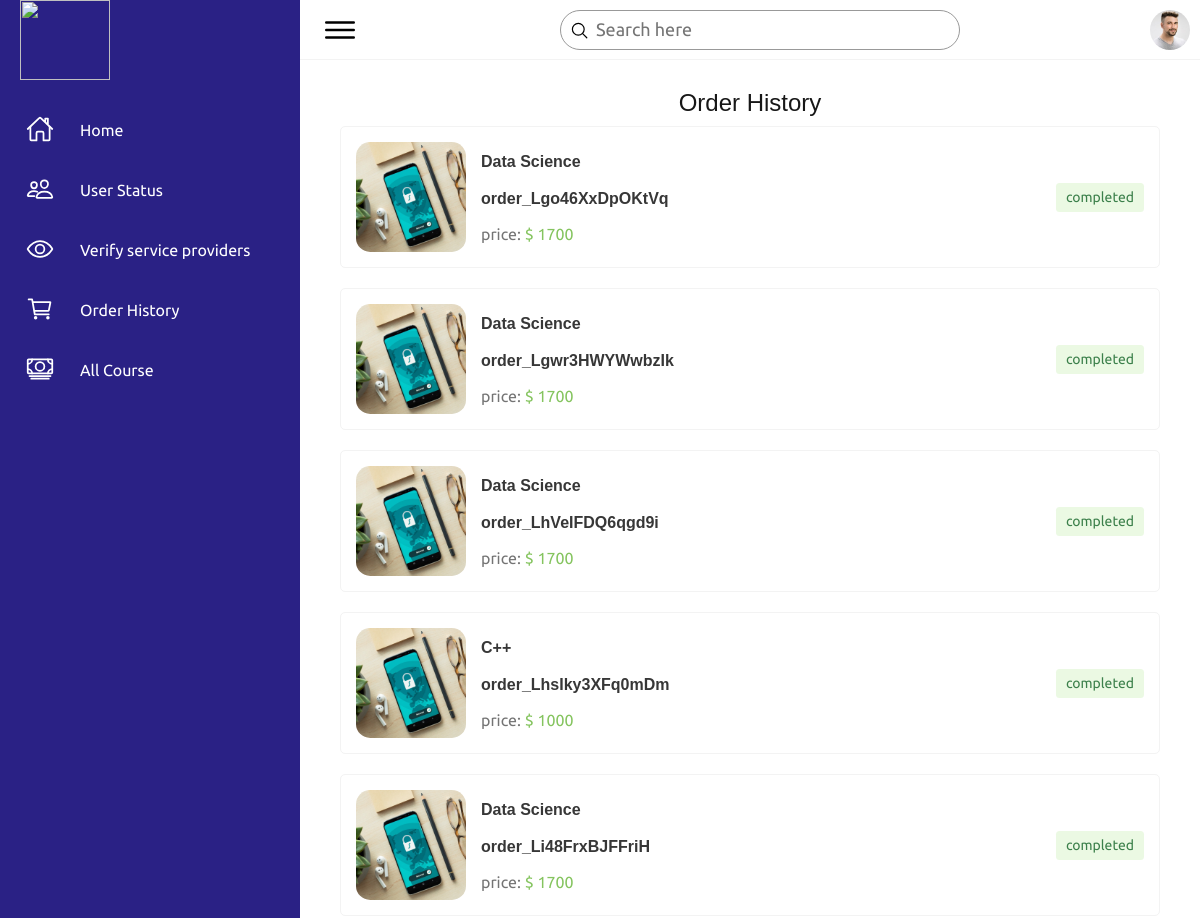
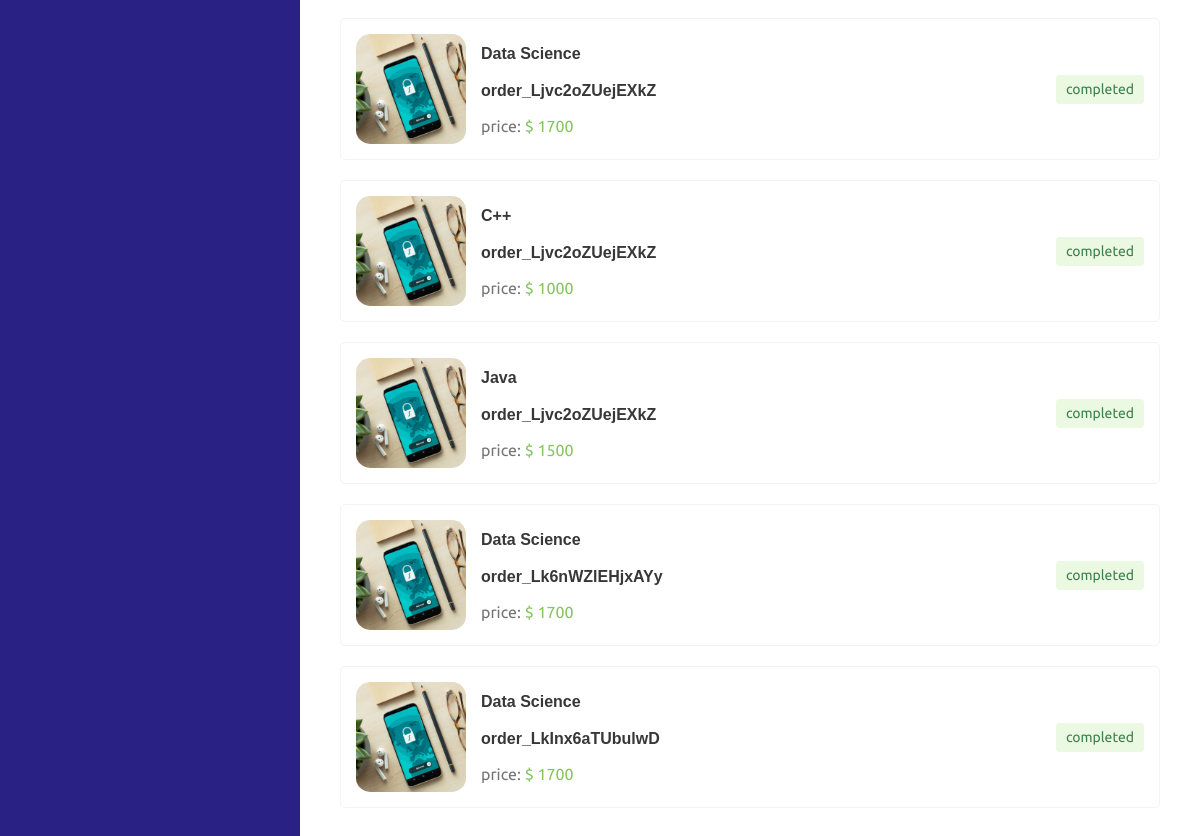
/adminorderhistory, run on the app's committed database (2 pictures, top to bottom).
### tables this page shows
CREATE TABLE order_webstore(id INTEGER PRIMARY KEY,User_id INTEGER,Item_id INTEGER,Course_name VARCHAR,Price INTEGER,Payment_id VARCHAR, "Order_id" varchar);

### main.py (the view)
@app.get('/{id}/OrderHistory')
def orderhistory(request:Request ,id):
    import course
    oe=course.allorderenroll(id)
    oe_json=json.loads(oe)
    ow=course.allorderwebstore(id)
    ow_json=json.loads(ow)
    import course
    name=course.user_first_name(id)
    return templates.TemplateResponse("order-history.html",{"request": request, "oes":oe_json,"ows":ow_json,"id":id,"name":name})

### templates/admin(order-history).html (shortened to what this page needs)
<!DOCTYPE html>
<html lang="en">
    <head>
        <link rel="stylesheet" href="css/style.css">
    </head>
    <body>
        <div class="container">
            <div class="navigation">
                <ul>
                    <li>
                        <a href="admin(home).html">
                            <span class="icon">
                              <img src="/static/images/footer-logo.svg" alt="" style="width:90px;height:80px;margin-left:10px">
                            </span>
                        </a>
                    </li>
                    <li>
                        <a href="/admin">
                            <span class="icon">
                                <ion-icon name="home-outline"></ion-icon>
                            </span>
                            <span class="title">Home</span>
                        </a>
                    </li>
                    <li>
                        <a href="/AdminUserStatus">
                            <span class="icon">
                                <ion-icon name="people-outline"></ion-icon>
                            </span>
                            <span class="title">User Status</span>
                        </a>
                    </li>
                    <li>
                        <a href="/adminverifyjoinus">
                            <span class="icon">
                              <ion-icon name="eye-outline"></ion-icon>
                            </span>
                            <span class="title">Verify service providers</span>
                        </a>
                    </li>
                    <li>
                        <a href="/adminorderhistory">
                            <span class="icon">
                              <ion-icon name="cart-outline"></ion-icon>
                            </span>
                            <span class="title">Order History</span>
                        </a>
                    </li>
                    <li>
                        <a href="/AdminAllCourse">
                            <span class="icon">
                              <ion-icon name="cash-outline"></ion-icon>
                            </span>
                            <span class="title">All Course</span>
                        </a>
                    </li>
                </ul>
            </div>
            <div class="main">
                <div class="topbar">
                    <div class="toggle">
                        <ion-icon name="menu-outline"></ion-icon>
                    </div>
                    <div class="search">
                        <label>
                            <input type="text" placeholder="Search here">
                            <ion-icon name="search-outline"></ion-icon>
                        </label>
                    </div>
                    <div class="user">
                        <img src="/images/customer01.jpg" alt="">
                    </div>
                </div>
                <div class="mainContent">
                    <center><p style=" font: normal 400 24px/26px 'DM Serif Text', sans-serif;color: #171717;">Order History</p></center>
                    {% for ord in ords %}
                      <div class="main-container">
                          <div class="course-item">
                              <div class="description">
                                  <img src="/static/images/cart_course_image.svg" alt="">
                                  <div class="course-detail">
                                      <p class="course-name">{{ord["Course_name"]}}</p>
                                      <p>{{ord["Order_id"]}}</p>
                                      <span style="color: #747474;">price:</span>
                                      <span class="course-price" style="color: #85C45F;" >$ {{ord["Price"]}}</span>
                                  </div>
                              </div>
                              <div class="status">
                                  <span>completed</span>
                              </div>
                          </div>
                      </div>
                    {% endfor %}
                </div>
            </div>
    </body>
</html>

### static/css/style.css (style rules this page uses)
* { font-family: "Ubuntu", sans-serif; margin: 0; padding: 0; box-sizing: border-box; }
:root { --blue: #2a2185; --white: #fff; --gray: #f5f5f5; --black1: #222; --black2: #999; }
body { min-height: 100vh; overflow-x: hidden; }
.container { position: relative; width: 100%; }
.navigation { position: fixed; width: 300px; height: 100%; background: var(--blue); border-left: 10px solid var(--blue); transition: 0.5s; overflow: hidden; }
.navigation ul { position: absolute; top: 0; left: 0; width: 100%; }
.navigation ul li { position: relative; width: 100%; list-style: none; border-top-left-radius: 30px; border-bottom-left-radius: 30px; }
.navigation ul li:nth-child(1) { margin-bottom: 40px; pointer-events: none; }
.navigation ul li a { position: relative; display: block; width: 100%; display: flex; text-decoration: none; color: var(--white); }
.navigation ul li a .icon { position: relative; display: block; min-width: 60px; height: 60px; line-height: 75px; text-align: center; }
.navigation ul li a .icon ion-icon { font-size: 1.75rem; }
.navigation ul li a .title { position: relative; display: block; padding: 0 10px; height: 60px; line-height: 60px; text-align: start; white-space: nowrap; }
.main { position: absolute; width: calc(100% - 300px); left: 300px; min-height: 100vh; background: var(--white); transition: 0.5s; }
.topbar { width: 100%; height: 60px; display: flex; justify-content: space-between; align-items: center; padding: 0 10px; }
.toggle { position: relative; width: 60px; height: 60px; display: flex; justify-content: center; align-items: center; font-size: 2.5rem; cursor: pointer; }
.search { position: relative; width: 400px; margin: 0 10px; }
.search label { position: relative; width: 100%; }
.search label input { width: 100%; height: 40px; border-radius: 40px; padding: 5px 20px; padding-left: 35px; font-size: 18px; outline: none; border: 1px solid var(--black2); }
.search label ion-icon { position: absolute; top: 0; left: 10px; font-size: 1.2rem; }
.user { position: relative; width: 40px; height: 40px; border-radius: 50%; overflow: hidden; cursor: pointer; }
.user img { position: absolute; top: 0; left: 0; width: 100%; height: 100%; object-fit: cover; }

### data on the page
order_webstore: Course_name "Data Science", Order_id "order_Lgo46XxDpOKtVq", Price "1700"
order_webstore: Course_name "Data Science", Order_id "order_Lgwr3HWYWwbzIk", Price "1700"
order_webstore: Course_name "Data Science", Order_id "order_LhVeIFDQ6qgd9i", Price "1700"
order_webstore: Course_name "C++", Order_id "order_LhsIky3XFq0mDm", Price "1000"
order_webstore: Course_name "Data Science", Order_id "order_Li48FrxBJFFriH", Price "1700"
order_webstore: Course_name "Data Science", Order_id "order_Ljvc2oZUejEXkZ", Price "1700"
order_webstore: Course_name "C++", Order_id "order_Ljvc2oZUejEXkZ", Price "1000"
order_webstore: Course_name "Java", Order_id "order_Ljvc2oZUejEXkZ", Price "1500"
order_webstore: Course_name "Data Science", Order_id "order_Lk6nWZlEHjxAYy", Price "1700"
order_webstore: Course_name "Data Science", Order_id "order_LkInx6aTUbulwD", Price "1700"
